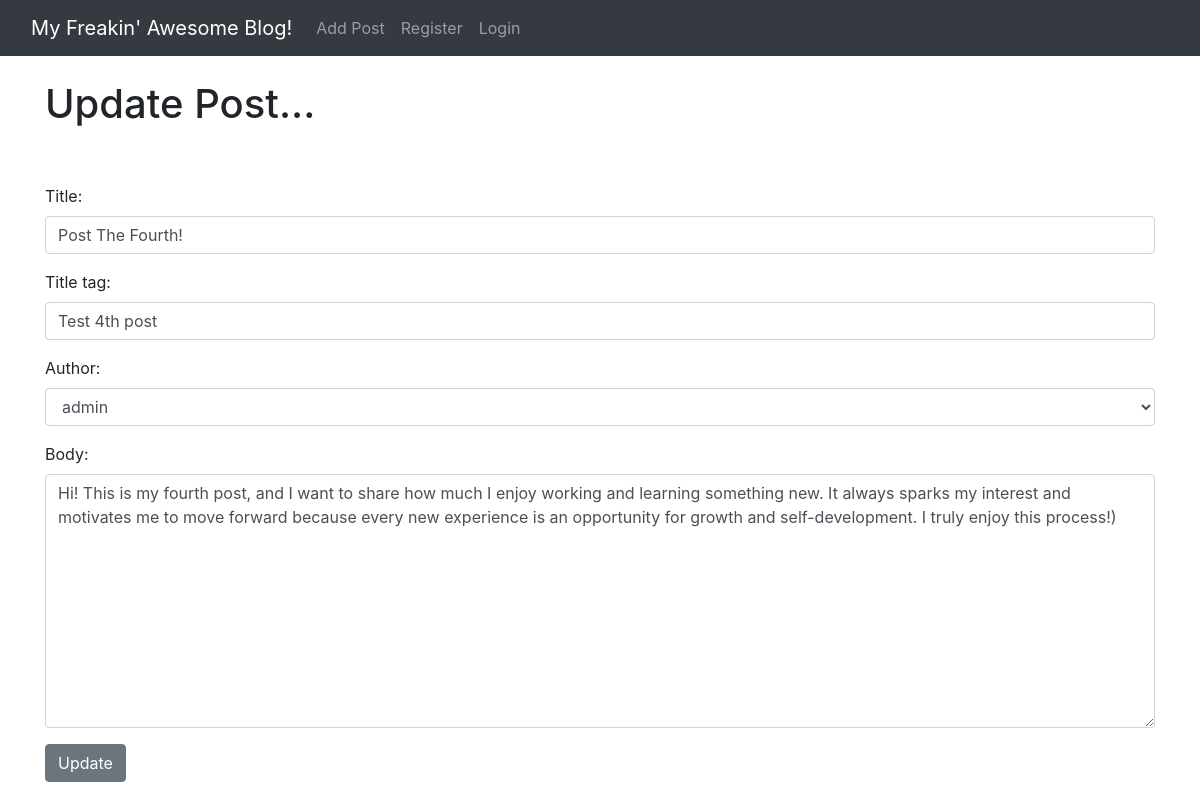
Page /article/edit/4 on the committed database.
### theblog/models.py (models this page shows, shortened)
class Post(models.Model):
	title = models.CharField(max_length=255)
	title_tag = models.CharField(max_length=255)
	author = models.ForeignKey(User, on_delete=models.CASCADE)
	body = models.TextField()
	post_date = models.DateField(auto_now_add=True)

### theblog/views.py (the view)
# urls.py: path('article/edit/<int:pk>', UpdatePostView.as_view(), name='update_post'),
class UpdatePostView(UpdateView):
	model = Post
	form_class = PostForm
	template_name = 'update_post.html'

### theblog/forms.py
class PostForm(forms.ModelForm):
	class Meta:
		model = Post
		fields = ('title', 'title_tag', 'author', 'body')
		widgets = {
			'title': forms.TextInput(attrs={'class': 'form-control', 'placeholder': 'This is Title Placeholder Stuff'}),
			'title_tag': forms.TextInput(attrs={'class': 'form-control'}),
			'author': forms.Select(attrs={'class': 'form-control'}),
			'body': forms.Textarea(attrs={'class': 'form-control'}),
		}

### theblog/templates/update_post.html (shortened to what this page needs)
{% extends 'base.html' %}
{% block content %}
<h1>Update Post...</h1>
<br/><br/>
<div class="form-group">
	 <form method="POST">
		 {{ form.as_p }}
		 <button class="btn btn-secondary">Update</button>
</div>
{% endblock %}

### rows in the picture
Post: title "Post The Fourth!", title_tag "Test 4th post", author "admin", body "Hi! This is my fourth post, and I want to share how much I enjoy working and learning something new. It always sparks my interest and motivates me to move forward because every new experience is an opportunity for growth and self-development. I truly enjoy this process!)"
